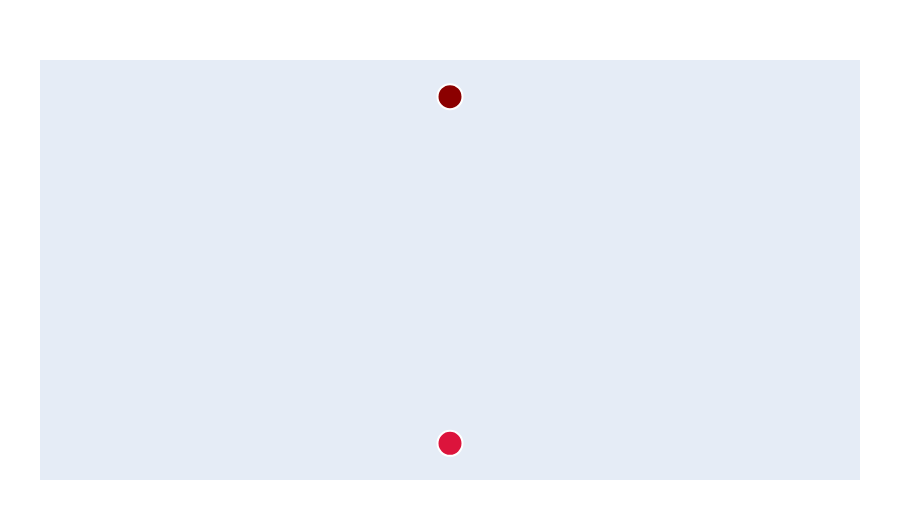

The notebook cell this image was saved under:
### Markdown cell above
### Selection Types in `plot.dag.tt(...)`

Useful `selection_type` options:
- `"ancestors"`: upstream dependencies of selected nodes.
- `"descendants"`: downstream effects of selected nodes.
- `"neighbors"`: direct one-step neighborhood.
- `"all_paths"`: nodes on paths between selected sets.

For input-requirement analysis, `"ancestors"` is usually the most informative choice.

### Code cell
plot.dag.tt(
    policy_date_str=POLICY_DATE,
    primary_nodes={
        ("einkommensteuer", "betrag_y_sn"),
        ("solidaritätszuschlag", "betrag_y_sn"),
    },
    selection_type="all_paths",
    selection_depth=3,
    width=900,
    height=520,
)

### Figure 1 — Plotly figure (JSON) as saved in the notebook; plotly's stock layout.template omitted (floating-point values rounded to 4 significant figures)
{"data": [{"hoverinfo": "text", "hoverlabel": {"bgcolor": "white", "bordercolor": "lightgray", "font": {"color": "black"}}, "marker": {"color": ["crimson", "darkred"], "line": {"color": "white", "width": 2}, "showscale": false, "size": 25}, "mode": "markers", "text": ["einkommensteuer<br>betrag_y_sn", "solidaritätszuschlag<br>betrag_y_sn"], "type": "scatter", "x": [147.6, 147.6], "y": [18, 72]}], "layout": {"height": 520, "hovermode": "closest", "margin": {"b": 40, "l": 40, "r": 40, "t": 60}, "showlegend": false, "width": 900, "xaxis": {"showgrid": false, "showticklabels": false, "zeroline": false}, "yaxis": {"showgrid": false, "showticklabels": false, "zeroline": false}}}
